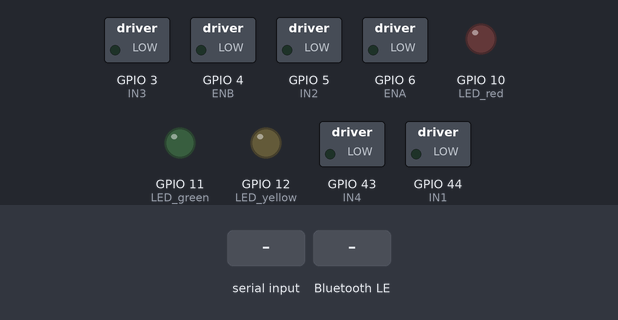
Recording of a sketch running on a simulated ESP32-S3. Shown: switched loads named in the sketch (green lamp = pin HIGH), output pins drawn as LEDs (lit = HIGH). The test bench sets the inputs (shaded band). WiFi joins after 1.5 s; servers stay silent unless stated; nothing arrives over Bluetooth unless stated; a phone connects over Bluetooth LE 3 s after start; what the sketch prints to the serial monitor is not drawn.

Above: at 2.7 s.
2.8 s: "F" received over Serial
At 4.1 s:
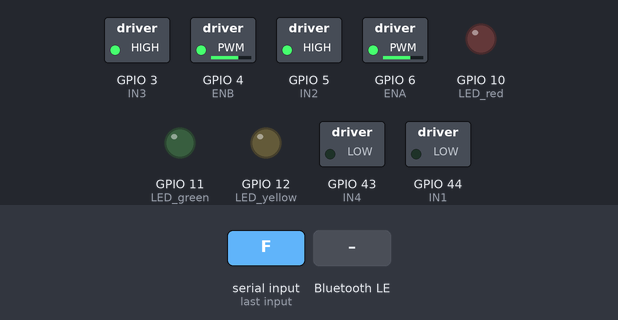
5.8 s: Bluetooth LE write "L" received
At 6.4 s:
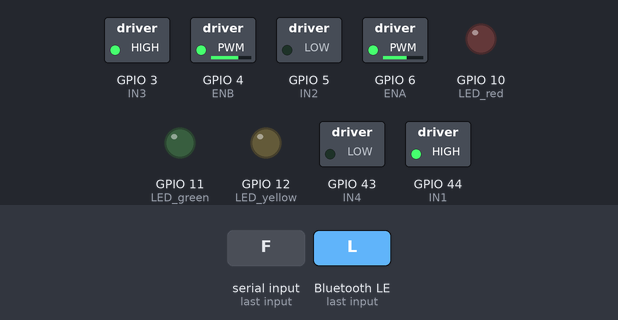
7.3 s: Bluetooth LE write "R" received
At 7.6 s:
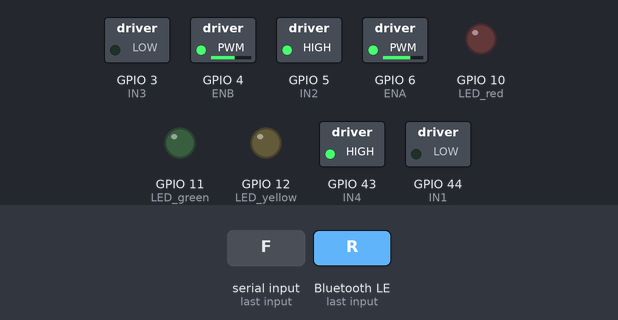
8.8 s: Bluetooth LE write "D" received
At 9.9 s:
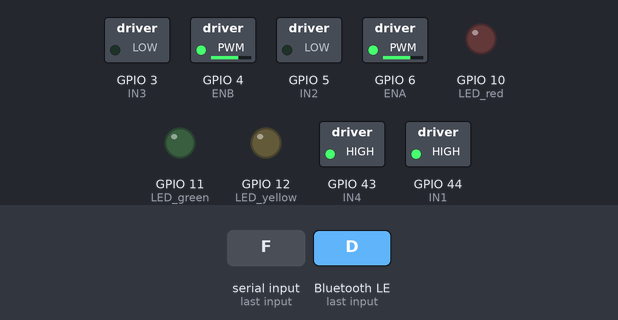
10.3 s: Bluetooth LE write "U" received
At 11.1 s:
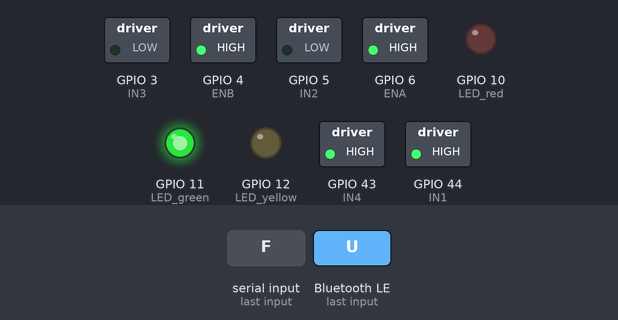
11.8 s: Bluetooth LE write "E" received
At 12.2 s:
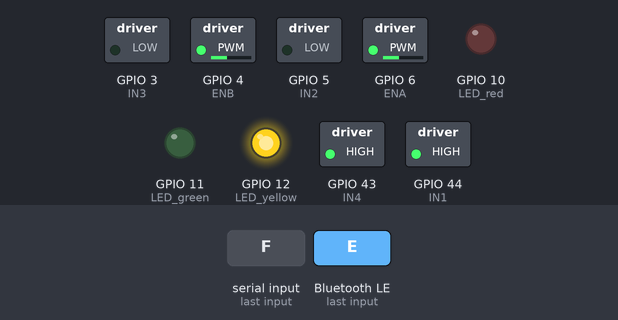
Timing chart, 0 to 14.3 s (numbered marks = the images above; inputs shaded):
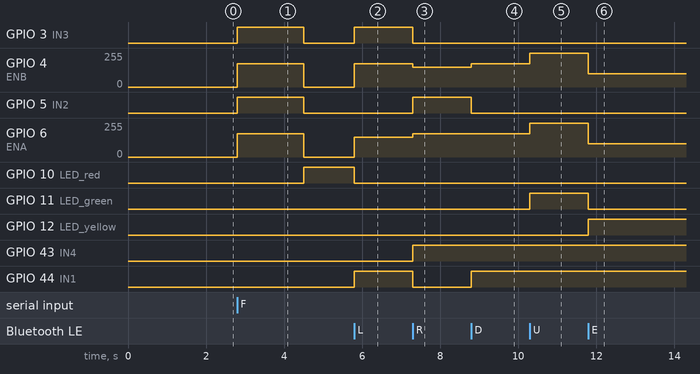

The sketch:

car_motor.ino
```cpp
#include<WiFi.h>
#include <ArduinoBLE.h>
#include<ArduinoOTA.h>
#include<Arduino.h>
//set up for bluetooth
BLEService uartService("6E400001-B5A3-F393-E0A9-E50E24DCCA9E");
BLEStringCharacteristic rxChar("6E400002-B5A3-F393-E0A9-E50E24DCCA9E", BLEWrite | BLEWriteWithoutResponse, 20);
const char* ssid = "Your Wifi name";
const char* password = "Your Wifi Password";
//This code is from Judy Cutie
WiFiServer server(1210);

const int ENA = D5,
          IN1 = D7,
          IN2 = D4,
          IN3 = D2,
          IN4 = D6,
          ENB = D3;
const int pwmFreq = 1000;
const int pwmResolution = 8;
const int channelA = 0;
const int channelB = 1;

const int LED_red = 10,
          LED_green = 11,
          LED_yellow = 12;


int Motor_pins[6] = {ENA, IN1, IN2, IN3, IN4, ENB};
//connect wrong wires so LOW is HIGH
//HIGH is LOW
void stop(){
  digitalWrite(IN1, LOW);
  digitalWrite(IN2, LOW);
  digitalWrite(IN3, LOW);
  digitalWrite(IN4, LOW);
  ledcWrite(channelA, 0);
  ledcWrite(channelB, 0);
  digitalWrite(LED_red, HIGH);
  digitalWrite(LED_yellow, LOW);
  digitalWrite(LED_green, LOW);
}
void turnLeft(){
  digitalWrite(IN1, HIGH);
  digitalWrite(IN2, LOW);
  digitalWrite(IN3, HIGH);
  digitalWrite(IN4, LOW);
  ledcWrite(channelA, 150);
  ledcWrite(channelB, 175);
  digitalWrite(LED_green, LOW);
  digitalWrite(LED_yellow, LOW);
  digitalWrite(LED_red, LOW);

}
void turnRight(){
  digitalWrite(IN1, LOW);
  digitalWrite(IN2, HIGH);//banh trai tien len
  digitalWrite(IN3, LOW);
  digitalWrite(IN4, HIGH);//banh phai di lui
  ledcWrite(channelA, 175);
  ledcWrite(channelB, 150);//co nghia la chay tai no nguoc lai
  digitalWrite(LED_green, LOW);
  digitalWrite(LED_yellow, LOW);
  digitalWrite(LED_red, LOW);
}

void reverse(){
  digitalWrite(IN1, HIGH);
  digitalWrite(IN2, LOW);
  digitalWrite(IN3, LOW);
  digitalWrite(IN4, HIGH);
  ledcWrite(channelA, 175);
  ledcWrite(channelB, 175);
  digitalWrite(LED_green, LOW);
  digitalWrite(LED_yellow, LOW);
  digitalWrite(LED_red, LOW);
}

void goStraight(){
  digitalWrite(IN1, LOW);
  digitalWrite(IN2, HIGH);
  digitalWrite(IN3, HIGH);
  digitalWrite(IN4, LOW);
  ledcWrite(channelA, 175);
  ledcWrite(channelB, 175);
  digitalWrite(LED_green, LOW);
  digitalWrite(LED_yellow, LOW);
  digitalWrite(LED_red, LOW);
}

void SpeedUp(){
  ledcWrite(channelA, 255);
  ledcWrite(channelB, 255);
  digitalWrite(LED_green, HIGH);
  digitalWrite(LED_yellow, LOW);
  digitalWrite(LED_red, LOW);
}

void SlowDown(){
  ledcWrite(channelA, 100);
  ledcWrite(channelB, 100);
  digitalWrite(LED_yellow, HIGH);
  digitalWrite(LED_red, LOW);
  digitalWrite(LED_green, LOW);
}
String command = "S";
void setup(){
  Serial.begin(115200);
  WiFi.begin(ssid, password);

  while (WiFi.status() != WL_CONNECTED) {
    delay(500);
    Serial.print("!");
  }

  Serial.println("\nWiFi connected");
  Serial.println(WiFi.localIP());
  server.begin();

  Serial.println("Server started");


  ArduinoOTA.begin();

  for (int i = 0; i < 6; i++){
    pinMode(Motor_pins[i], OUTPUT);
  }
  pinMode(LED_red, OUTPUT);
  pinMode(LED_green, OUTPUT);
  pinMode(LED_yellow, OUTPUT);
  ledcSetup(channelA, pwmFreq, pwmResolution);
  ledcAttachPin(ENA, channelA);

  ledcSetup(channelB, pwmFreq, pwmResolution);
  ledcAttachPin(ENB, channelB);


  if (!BLE.begin()) {
    Serial.println("Bluetooth Error!");
    while (1);
  }


  BLE.setLocalName("Test_Nano");
  BLE.setAdvertisedService(uartService);
  uartService.addCharacteristic(rxChar);
  BLE.addService(uartService);
  BLE.advertise();


}

void loop(){
  ArduinoOTA.handle();
  BLEDevice central = BLE.central();
  //Stop in the beginning

  //hand gesture with usb cable
  if (Serial.available()) {
    char c = Serial.read();
    Serial.println(c);

      if (c == 'F') {
        goStraight();

      }
      else if (c == 'L'){
        turnLeft();

      }
      else if (c == 'R'){
        turnRight();

      }
      else if (c == 'D'){
        reverse();


      }
      else if (c == 'S') {
        stop();

      }

      else
        stop();
  }
  // hand gesture without usb cable
  WiFiClient client = server.available();

  if (client) {
    Serial.println("Client connected");

    while (client.connected()) {

      if (client.available()) {
        char c = client.read();
        if (c == 'F') {
          goStraight();
          Serial.println("Go Straight");
      }
        else if (c == 'L'){
          turnLeft();
          Serial.println("Go Left");
        }
        else if (c == 'R'){
          turnRight();
          Serial.println("Go Right");
        }
        else if (c == 'D'){
          reverse();
          Serial.println("Go back");

        }
        else if (c == 'S') {
          stop();
          Serial.println("Stop");
        }
        else
          stop();


        client.print("Success\n");
      }
    }

    client.stop();
    Serial.println("Client disconnected");
  }
  //blue tooth control
  if (central) {
    while (central.connected()) {
      if (rxChar.written()) {
          command = rxChar.value();
      }
      if (command == "F") {
        goStraight();
        //Serial.println("Go Straight");
      }
      else if (command == "L"){
        turnLeft();
        //Serial.println("Go Left");
      }
      else if (command == "R"){
        turnRight();
        //Serial.println("Go Right");
      }
      else if (command == "D"){
        reverse();
        //Serial.println("Go back");

      }
      else if (command == "U"){
        SpeedUp();
      }
      else if (command == "E"){
        SlowDown();
      }
      else if (command == "S") {
        stop();
        //Serial.println("Stop");
      }
      else
        stop();

    }
  }


}
```

Measured:
- after the input at 2.8 s, GPIO 3 (IN3), GPIO 5 (IN2): LOW → HIGH at once, → LOW 1.7 s later; GPIO 4 (ENB), GPIO 6 (ENA): 0/255 → 174/255 at once, → 0/255 1.7 s later
- after the input at 5.8 s, GPIO 3 (IN3), GPIO 44 (IN1): LOW → HIGH at once; GPIO 4 (ENB): 0/255 → 174/255 at once; GPIO 6 (ENA): 0/255 → 149/255 at once; GPIO 10 (LED_red): HIGH → LOW at once
- after the input at 7.3 s, GPIO 3 (IN3), GPIO 44 (IN1): HIGH → LOW at once; GPIO 4 (ENB): 174/255 → 149/255 at once; GPIO 5 (IN2), GPIO 43 (IN4): LOW → HIGH at once; GPIO 6 (ENA): 149/255 → 174/255 at once
- after the input at 8.8 s, GPIO 4 (ENB): 149/255 → 174/255 at once; GPIO 5 (IN2): HIGH → LOW at once; GPIO 44 (IN1): LOW → HIGH at once
- after the input at 10.3 s, GPIO 4 (ENB), GPIO 6 (ENA): 174/255 → 255/255 at once; GPIO 11 (LED_green): LOW → HIGH at once
- after the input at 11.8 s, GPIO 4 (ENB), GPIO 6 (ENA): 255/255 → 100/255 at once; GPIO 11 (LED_green): HIGH → LOW at once; GPIO 12 (LED_yellow): LOW → HIGH at once
